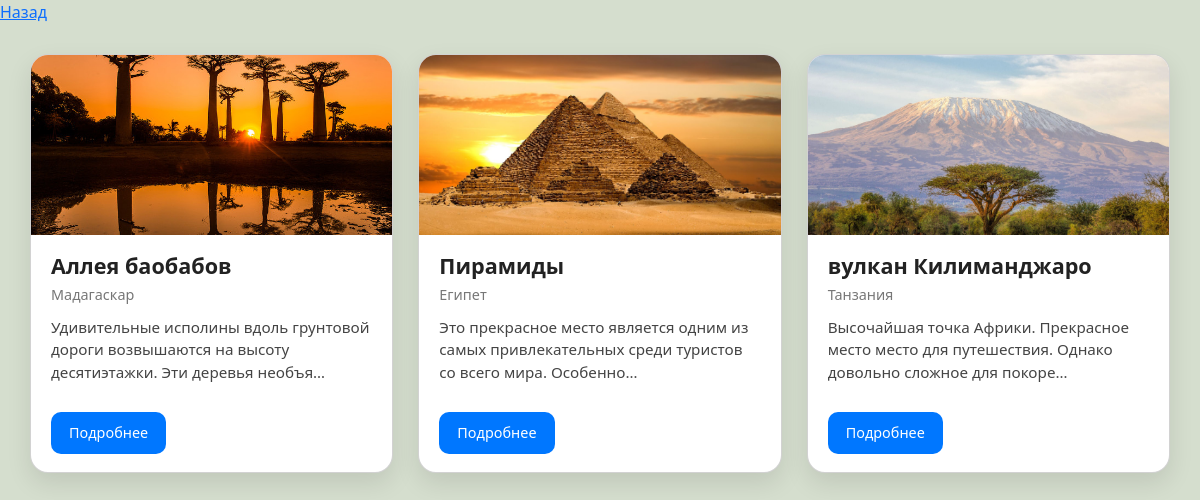
The page /sights/africa/ on the database its author committed.
### sights/models.py (models this page shows)
class AfricaSight(models.Model):
    sight_name = models.CharField("Название", max_length=32, default="unknown")
    sight_country = models.CharField( "Место расположения", max_length=32, default="unknown")
    sight_information = models.TextField("Информация", max_length=1024, default="unknown")
    sight_photo = models.ImageField("Фото", upload_to='sights/', blank=True, null=True)

### sights/views.py (the view)
# urls.py: path('sights/africa/', africa_page),
def africa_page(request):
    a_sight = AfricaSight.objects.all()
    return render(request, 'sights/africa.html', {"a_sight": a_sight})

### sights/templates/sights/africa.html (shortened to what this page needs)
{%extends "sights/layout.html"%}
{%load static%}
{%block extra_css%}
    <link rel="stylesheet" href="{% static 'css/my_css.css' %}">
{%endblock%}
{%block body%}
    <a href="/sights/">Назад</a>
    <div class="cards-container">
        {% for a_s in a_sight %}
        <div class="card">
            <div class="card-image">
                {% if a_s.sight_photo %}
                    <img src="{{ a_s.sight_photo.url }}" alt="{{ a_s.sight_name }}">
                {%endif%}
            </div>
            <div class="card-content">
                <h3>{{ a_s.sight_name }}</h3>
                <p class="country">{{ a_s.sight_country }}</p>
                <p class="info">{{ a_s.sight_information|truncatechars:100 }}</p>
                <a href="#" class="btn-card">Подробнее</a>
            </div>
        </div>
        {% endfor %}
    </div>
{%endblock%}

### sights/static/css/my_css.css (style rules this page uses)
body { background-color:#d5dece ; }
.cards-container { display: grid; grid-template-columns: repeat(auto-fit, minmax(260px, 1fr)); gap: 25px; padding: 30px; }
.card { background: #fff; border-radius: 18px; overflow: hidden; box-shadow: 0 10px 25px rgba(0,0,0,0.1); transition: transform 0.3s ease, box-shadow 0.3s ease; }
.card-image img { width: 100%; height: 180px; object-fit: cover; }
.card-content { padding: 18px 20px; }
.card-content h3 { margin: 0; font-size: 1.35rem; color: #222; font-weight: 700; }
.country { margin: 5px 0 10px; color: #777; font-size: 0.9rem; }
.info { font-size: 0.95rem; color: #444; min-height: 55px; }
.btn-card { display: inline-block; margin-top: 12px; padding: 10px 18px; background: #0077ff; color: white; text-decoration: none; border-radius: 10px; font-size: 0.9rem; transition: background 0.3s ease; }

### rows shown on the page
AfricaSight: sight_photo (picture), sight_name "Аллея баобабов", sight_country "Мадагаскар", sight_information "Удивительные исполины вдоль грунтовой дороги возвышаются на высоту десятиэтажки. Эти деревья необъя…"
AfricaSight: sight_photo (picture), sight_name "Пирамиды", sight_country "Египет", sight_information "Это прекрасное место является одним из самых привлекательных среди туристов со всего мира. Особенно…"
AfricaSight: sight_photo (picture), sight_name "вулкан Килиманджаро", sight_country "Танзания", sight_information "Высочайшая точка Африки. Прекрасное место место для путешествия. Однако довольно сложное для покоре…"
